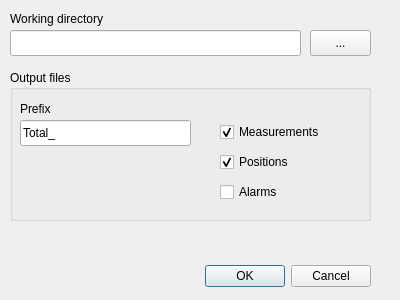
<?xml version="1.0" encoding="UTF-8"?>
<ui version="4.0">
 <class>pyNKEDialogBase</class>
 <widget class="QDialog" name="pyNKEDialogBase">
  <property name="geometry">
   <rect>
    <x>0</x>
    <y>0</y>
    <width>400</width>
    <height>300</height>
   </rect>
  </property>
  <property name="windowTitle">
   <string>NKE sensor</string>
  </property>
  <widget class="QDialogButtonBox" name="button_box">
   <property name="geometry">
    <rect>
     <x>30</x>
     <y>260</y>
     <width>341</width>
     <height>32</height>
    </rect>
   </property>
   <property name="orientation">
    <enum>Qt::Horizontal</enum>
   </property>
   <property name="standardButtons">
    <set>QDialogButtonBox::Cancel|QDialogButtonBox::Ok</set>
   </property>
  </widget>
  <widget class="QLabel" name="label">
   <property name="geometry">
    <rect>
     <x>10</x>
     <y>10</y>
     <width>133</width>
     <height>18</height>
    </rect>
   </property>
   <property name="text">
    <string>Working directory</string>
   </property>
  </widget>
  <widget class="QLineEdit" name="workingDirectoryLineEdit">
   <property name="geometry">
    <rect>
     <x>10</x>
     <y>30</y>
     <width>291</width>
     <height>26</height>
    </rect>
   </property>
  </widget>
  <widget class="QPushButton" name="workingDirectoryPushButton">
   <property name="geometry">
    <rect>
     <x>310</x>
     <y>30</y>
     <width>61</width>
     <height>26</height>
    </rect>
   </property>
   <property name="text">
    <string>...</string>
   </property>
  </widget>
  <widget class="QGroupBox" name="groupBox">
   <property name="geometry">
    <rect>
     <x>10</x>
     <y>70</y>
     <width>361</width>
     <height>151</height>
    </rect>
   </property>
   <property name="title">
    <string>Output files</string>
   </property>
   <widget class="QLineEdit" name="prefixOutputFilesLineEdit">
    <property name="geometry">
     <rect>
      <x>10</x>
      <y>50</y>
      <width>171</width>
      <height>26</height>
     </rect>
    </property>
    <property name="text">
     <string>Total_</string>
    </property>
   </widget>
   <widget class="QLabel" name="label_2">
    <property name="geometry">
     <rect>
      <x>10</x>
      <y>30</y>
      <width>43</width>
      <height>18</height>
     </rect>
    </property>
    <property name="text">
     <string>Prefix</string>
    </property>
   </widget>
   <widget class="QCheckBox" name="measurementsCheckBox">
    <property name="geometry">
     <rect>
      <x>210</x>
      <y>50</y>
      <width>136</width>
      <height>24</height>
     </rect>
    </property>
    <property name="text">
     <string>Measurements</string>
    </property>
    <property name="checked">
     <bool>true</bool>
    </property>
   </widget>
   <widget class="QCheckBox" name="positionsCheckBox">
    <property name="geometry">
     <rect>
      <x>210</x>
      <y>80</y>
      <width>92</width>
      <height>24</height>
     </rect>
    </property>
    <property name="text">
     <string>Positions</string>
    </property>
    <property name="checked">
     <bool>true</bool>
    </property>
   </widget>
   <widget class="QCheckBox" name="alarmsCheckBox">
    <property name="geometry">
     <rect>
      <x>210</x>
      <y>110</y>
      <width>99</width>
      <height>24</height>
     </rect>
    </property>
    <property name="text">
     <string>Alarms</string>
    </property>
   </widget>
  </widget>
 </widget>
 <resources/>
 <connections>
  <connection>
   <sender>button_box</sender>
   <signal>accepted()</signal>
   <receiver>pyNKEDialogBase</receiver>
   <slot>accept()</slot>
   <hints>
    <hint type="sourcelabel">
     <x>20</x>
     <y>20</y>
    </hint>
    <hint type="destinationlabel">
     <x>20</x>
     <y>20</y>
    </hint>
   </hints>
  </connection>
  <connection>
   <sender>button_box</sender>
   <signal>rejected()</signal>
   <receiver>pyNKEDialogBase</receiver>
   <slot>reject()</slot>
   <hints>
    <hint type="sourcelabel">
     <x>20</x>
     <y>20</y>
    </hint>
    <hint type="destinationlabel">
     <x>20</x>
     <y>20</y>
    </hint>
   </hints>
  </connection>
 </connections>
</ui>
